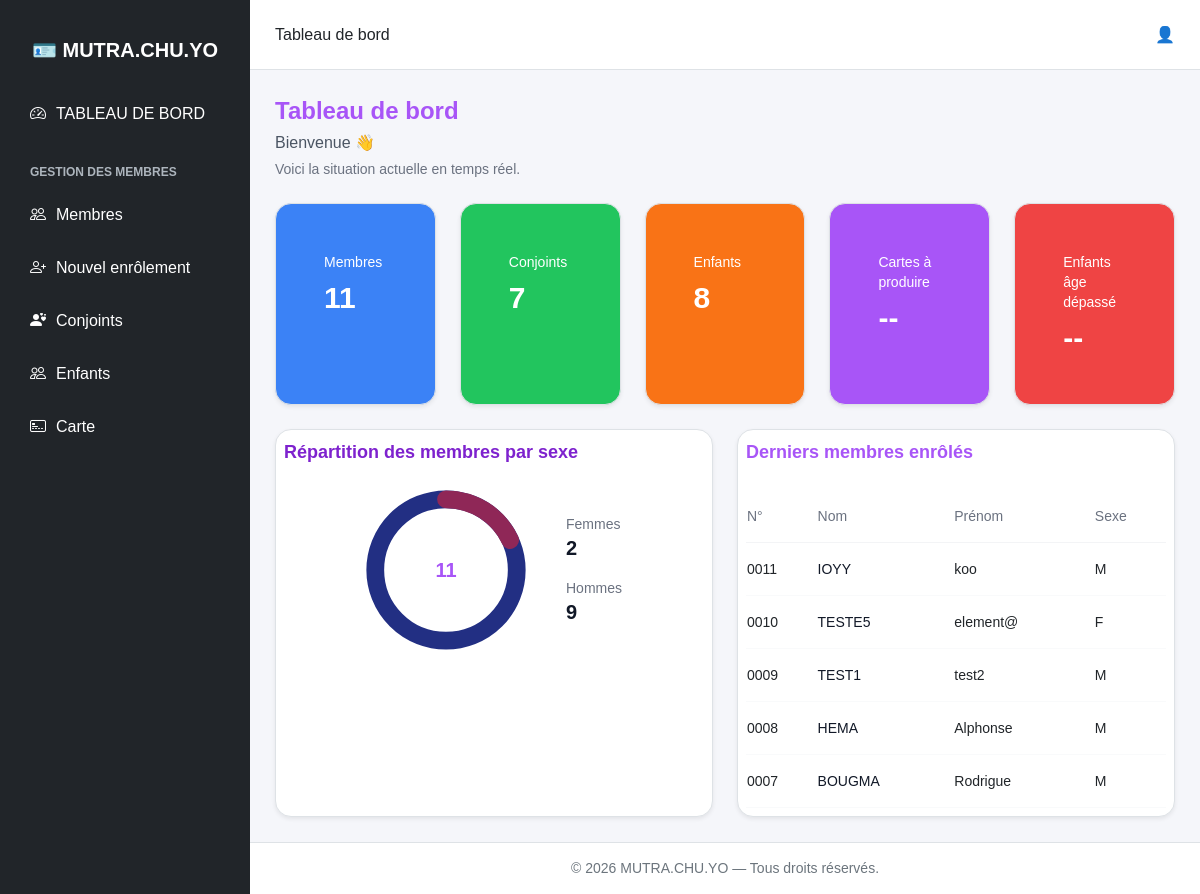
The page / on the database its author committed.
### page1/models.py (models this page shows, shortened)
class Membre(models.Model):
    SEXE_CHOICES = [
        ('M', 'Masculin'),
        ('F', 'Feminin'),
    ]
    nom = models.CharField(max_length=100)
    prenom = models.CharField(max_length=500)
    matricule = models.CharField(max_length=50, unique=True)
    emploi = models.CharField(max_length=100)
    service = models.CharField(max_length=100)
    photo = models.ImageField(upload_to='photos/', blank=True, null=True)
    cle = models.CharField(max_length=1, default='A')
    sexe = models.CharField(
        max_length=1,
        choices=SEXE_CHOICES,
        default='M'
    )
    date_naissance = models.DateField(
        null=True,
        blank=True
    )
    compteur = models.PositiveIntegerField(
        unique=True,
        blank=True,
        null=True
    )

### core/views.py (the view)
# urls.py: path('', views.index, name='core_index'),
def index(request):
    total_membres = Membre.objects.count()
    total_conjoints = Conjoint.objects.count()
    total_enfants = Enfant.objects.count()
    membres_hommes = Membre.objects.filter(sexe='M').count()
    membres_femmes = Membre.objects.filter(sexe='F').count()
    if total_membres > 0:
        pourcentage_femmes = round(
            (membres_femmes / total_membres) * 100
        )
    else:
        pourcentage_femmes = 0
    derniers_membres = Membre.objects.order_by('-id')[:5]
    return render(request, 'core/index.html', {
        'total_membres': total_membres,
        'total_conjoints': total_conjoints,
        'total_enfants': total_enfants,
        'membres_hommes': membres_hommes,
        'membres_femmes': membres_femmes,
        'pourcentage_femmes': pourcentage_femmes,
        'derniers_membres': derniers_membres,
    })

### core/templates/core/index.html (shortened to what this page needs)
{% extends "core/base.html" %}
{% block content %}
<div class="space-y-6">
    <div>
        <h1 class="text-2xl font-bold text-purple-500">
            Tableau de bord
        </h1>
        <p class="mt-1 text-gray-600">
            Bienvenue{% if user.is_authenticated %}, {{ user.get_full_name|default:user.username }}{% endif %} 👋
        </p>
        <p class="mt-1 text-sm text-gray-500">
            Voici la situation actuelle en temps réel.
        </p>
    </div>
    <div class="grid grid-cols-1 sm:grid-cols-2 lg:grid-cols-5 gap-4">
        <div class="bg-blue-500 rounded-2xl border border-gray-100 shadow-sm p-5">
            <p class="text-sm text-white">Membres</p>
            <h2 class="text-3xl font-bold text-white mt-2">
                {{ total_membres }}
            </h2>
        </div>
        <div class="bg-green-500 rounded-2xl border border-gray-100 shadow-sm p-5">
            <p class="text-sm text-white">Conjoints</p>
            <h2 class="text-3xl font-bold text-white mt-2">
                {{ total_conjoints }}
            </h2>
        </div>
        <div class="bg-orange-500 rounded-2xl border border-gray-100 shadow-sm p-5">
            <p class="text-sm text-white">Enfants</p>
            <h2 class="text-3xl font-bold text-white mt-2">
                {{ total_enfants }}
            </h2>
        </div>
        <div class="bg-purple-500 rounded-2xl border border-gray-100 shadow-sm p-5">
            <p class="text-sm text-white">Cartes à produire</p>
            <h2 class="text-3xl font-bold text-white mt-2">
                --
            </h2>
        </div>
        <div class="bg-red-500 rounded-2xl border border-gray-100 shadow-sm p-5">
            <p class="text-sm text-white">Enfants âge dépassé</p>
            <h2 class="text-3xl font-bold text-white mt-2">
                --
            </h2>
        </div>
    </div>
    <div class="grid grid-cols-1 lg:grid-cols-2 gap-6">
        <div class="bg-white rounded-2xl border border-gray-100 shadow-sm p-2">
            <h3 class="text-lg font-bold text-purple-700">
                Répartition des membres par sexe
            </h3>
            <div class="flex items-center justify-center gap-10 mt-6">
                <div class="relative w-40 h-40">
                    <svg
                        viewBox="0 0 36 36"
                        class="w-full h-full"
                    >
                        <circle
                            cx="18"
                            cy="18"
                            r="15.9155"
                            fill="none"
                            stroke="#222f83"
                            stroke-width="4"
                        />
                        <circle
                            cx="18"
                            cy="18"
                            r="15.9155"
                            fill="none"
                            stroke="#8f2757"
                            stroke-width="4"
                            stroke-linecap="round"
                            stroke-dasharray="{{ pourcentage_femmes }} 100"
                            transform="rotate(-90 18 18)"
                        />
                    </svg>
                    <div class="absolute inset-0 flex items-center justify-center">
                        <span class="text-xl font-bold text-purple-500">
                            {{ total_membres }}
                        </span>
                    </div>
                </div>
                <div class="space-y-4">
                    <div>
                        <p class="text-sm text-gray-500">
                            Femmes
                        </p>
                        <p class="text-xl font-bold text-gray-900">
                            {{ membres_femmes }}
                        </p>
                    </div>
                    <div>
                        <p class="text-sm text-gray-500">
                            Hommes
                        </p>
                        <p class="text-xl font-bold text-gray-900">
                            {{ membres_hommes }}
                        </p>
                    </div>
                </div>
            </div>
        </div>
        <div class="bg-white rounded-2xl border border-gray-100 shadow-sm p-2">
            <div class="flex items-center justify-between mb-4">
                <h3 class="text-lg font-bold text-purple-500">
                    Derniers membres enrôlés
                </h3>
            </div>
            <div class="overflow-x-auto">
                <table class="w-full text-sm">
                    <thead>
                        <tr class="border-b border-gray-100 text-left">
                            <th class="py-3 text-gray-500 font-medium">
                                N°
                            </th>
                            <th class="py-3 text-gray-500 font-medium">
                                Nom
                            </th>
                            <th class="py-3 text-gray-500 font-medium">
                                Prénom
                            </th>
                            <th class="py-3 text-gray-500 font-medium">
                                Sexe
                            </th>
                        </tr>
                    </thead>
                    <tbody>
                        {% for membre in derniers_membres %}
                        <tr class="border-b border-gray-50">
                            <td class="py-3">
                                {{ membre.compteur|stringformat:"04d" }}
                            </td>
                            <td class="py-3 font-medium text-gray-900">
                                {{ membre.nom|upper }}
                            </td>
                            <td class="py-3">
                                {{ membre.prenom }}
                            </td>
                            <td class="py-3">
                                {{ membre.sexe }}
                            </td>
                        </tr>
                        {% endfor %}
                    </tbody>
                </table>
            </div>
        </div>
    </div>
</div>
{% endblock %}

### core/static/core/css/style.css (style rules this page uses)
body { margin: 0; font-family: Arial, sans-serif; background-color: #f5f6fa; }

### rows shown on the page
Membre: compteur "0011", nom "IOYY", prenom "koo", sexe "M"
Membre: compteur "0010", nom "TESTE5", prenom "element@", sexe "F"
Membre: compteur "0009", nom "TEST1", prenom "test2", sexe "M"
Membre: compteur "0008", nom "HEMA", prenom "Alphonse", sexe "M"
Membre: compteur "0007", nom "BOUGMA", prenom "Rodrigue", sexe "M"

### other values the page prints
{{ total_membres }} "11"
{{ total_conjoints }} "7"
{{ total_enfants }} "8"
{{ membres_femmes }} "2"
{{ membres_hommes }} "9"
